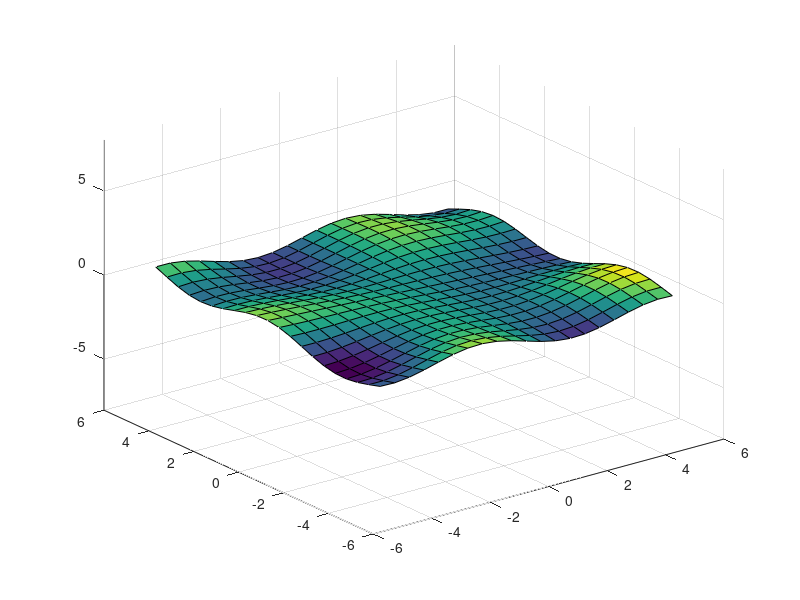

Recreate this plot in MATLAB. (Note: this script raises an error after producing the figure.)


[X,Y] = meshgrid(-5:0.5:5);
Z = Y.*sin(X) - X.*cos(Y);
clear frame
for i=1:100
    Zi = rand*Z;
    surf(X,Y,Zi)
    set(gca,'zlim',[min(min(Z)),max(max(Z))])
    frame(i) = getframe(gcf);
end


filename = 'solution';
pathname = '.';
formats = {'avi','mp4'};
FrameRate = 30;
Quality = 100;

% Create movie file
mov = cell(1,length(formats));
for i=1:length(formats)
    if strcmp(formats{i},'avi')
        mov{i} = VideoWriter(fullfile(pathname,filename));
    elseif strcmp(formats{i},'mp4')
        mov{i} = VideoWriter(fullfile(pathname,filename),'MPEG-4');
    elseif strcmp(formats{i},'mj2')
        mov{i} = VideoWriter(fullfile(pathname,filename),'Motion JPEG 2000');
    end
    mov{i}.FrameRate = FrameRate;
    mov{i}.Quality = Quality;
    open(mov{i});
    writeVideo(mov{i},frame); % add the frames to the movie
    close(mov{i});
end
